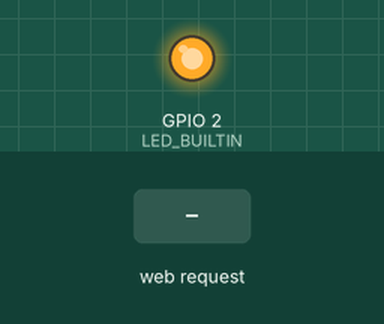
Bench run of a sketch on a simulated ESP8266 (NodeMCU). On the bench: output pins drawn as LEDs (lit = HIGH, except the on-board LED, lit = LOW). The test bench sets the inputs (shaded band). WiFi joins after 1.5 s; servers stay silent unless stated; what the sketch prints to the serial monitor is not drawn.

Above: at 2.7 s.
2.8 s: HTTP request GET /5/off received
At 3.4 s:
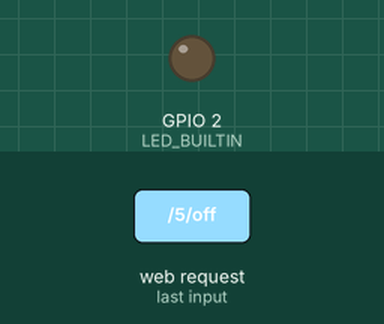
4.3 s: HTTP request GET /5/on received
At 5.7 s:
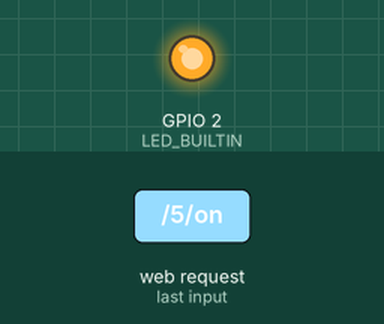
Timing chart, 0 to 7.3 s (numbered marks = the images above; inputs shaded):
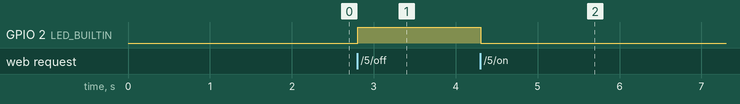

The sketch:

ServeurESP8266Gestion_v1.0.ino
```cpp
/*
 * Nom : ServeurESP8266Gestion_v1.0.ino
 * Code by julfi (MailduJeudi, 15/11/2018
 *
 * Blog: https://weldybox.com/
 *
 * Code de base d'un Serveur WEB avec un ESP8266
 * Ex: Contrôler des lumère, un état.
 *
 * v1.0:
 *
 * - Un interface web avec un CSS
 * - Un panneau de contrôle basique (Bouton ON/OFF)
 * - Un retour sur l'état de l'OUPUT
 *
 */

 #include <ESP8266WiFi.h>

  /*
 * ==============================================================================================
 * Paramètres de connexion à la box.
 * ==============================================================================================
 */

const char* ssid = "";
const char* password = "";

  /*
 * ==============================================================================================
 * Initialisation des paramètres qui nous serviront
 * ==============================================================================================
 */

// Le serveur Web écoute sur le port 80
WiFiServer server(80);

// Variable qui stock le HTTP request header
String header;

// Le status de la LED
String output5State = "off";

//Le code css mis en forme avec le site http://davidjwatts.com/youtube/esp8266/esp-convertHTM.html
String css ="html { font-family: Roboto; display: inline-block; margin: 0px auto; text-align: center; } body strong{ font-size: 20px; } * { -webkit-box-sizing: border-box; -moz-box-sizing: border-box; box-sizing: border-box; } .buttons { margin: 10%; text-align: center; } .btn-hover { width: 200px; font-size: 16px; font-weight: 600; color: #fff; cursor: pointer; margin: 5px; height: 55px; text-align:center; border: none; background-size: 300% 100%; border-radius: 50px; moz-transition: all .4s ease-in-out; -o-transition: all .4s ease-in-out; -webkit-transition: all .4s ease-in-out; transition: all .4s ease-in-out; } .btn-hover:hover { background-position: 100% 0; moz-transition: all .4s ease-in-out; -o-transition: all .4s ease-in-out; -webkit-transition: all .4s ease-in-out; transition: all .4s ease-in-out; } .btn-hover:focus { outline: none; } .btn-hover.color-9 { background-image: linear-gradient(to right, #eb3941, #f15e64, #e14e53, #e2373f); box-shadow: 0 4px 15px 0 rgba(242, 97, 103, .4); } .btn-hover.color-11 { background-image: linear-gradient(to right, #39eb44, #5df07b, #e14e53, #37e23c); box-shadow: 0 5px 15px rgba(96, 241, 106, 0.75); }";

void setup() {
/*
 * ==============================================================================================
 * Déclaration des paramètres de départ
 * ==============================================================================================
 */

  Serial.begin(115200);
  pinMode(LED_BUILTIN, OUTPUT);
  digitalWrite(LED_BUILTIN, LOW);

/*
 * ==============================================================================================
 * Connexion au WIFI
 * ==============================================================================================
 */

  Serial.print("Connexion: ");
  Serial.println(ssid);

  WiFi.begin(ssid, password);


  // Essai de connexion au WIFI
  while (WiFi.status() != WL_CONNECTED) {
    delay(500);
    Serial.print(".");
  }
  Serial.println("");
  Serial.println("WiFi est connecte");
  Serial.println(WiFi.localIP());

  // Lancement du Serveur
  server.begin();
  Serial.println("Serveur est lance");

}
void loop(){

  WiFiClient client = server.available(); // Ecoute et attent l'arrivée de nouveau client

  /*
 * ==============================================================================================
 * Traitement dans le cas ou un nouveau client est connecté
 * ==============================================================================================
 */
  if (client) { // Si un nouveau client se connecté
    Serial.println("New Client.");
    String currentLine = "";
    while (client.connected()) { // On refait cette boucle tant qu'il est conencté
      if (client.available()) {
        char c = client.read();
        Serial.write(c);
        header += c;
        if (c == '\n') {
          if (currentLine.length() == 0) {
  /*
 * ==============================================================================================
 * Ajout du code html de la page
 * ==============================================================================================
 */
            client.println("HTTP/1.1 200 OK"); // Le header HTTP on commence toujours par (e.g. HTTP/1.1 200 OK)
            client.println("Content-type:text/html");
            client.println("Connection: close");
            client.println();

            // Traitement et stokage des états de la requête reçus de l'utilisateur
            if (header.indexOf("GET /5/on") >= 0) {
              Serial.println("LED on");
              output5State = "on";
              digitalWrite(LED_BUILTIN, LOW);
            } else if (header.indexOf("GET /5/off") >= 0) {
              Serial.println("LED off");
              output5State = "off";
              digitalWrite(LED_BUILTIN, HIGH);
            }

            client.println("<!DOCTYPE html><html lang=\"fr\">");
            client.println("<head><meta name=\"viewport\" content=\"width=device-width, initial-scale=1\">");
            client.println("<link rel=\"icon\" href=\"data:,\">");
            client.println("<link href=\"https://fonts.googleapis.com/css?family=Lato\" rel=\"stylesheet\">");
            client.println("<style>");
            client.println(css); //met le CSS ici!
            client.println("</style>");
            client.println("<body><h1>Serveur de gestion des lumi&egrave;res</h1>");

            // On affiche l'état du GPIO
            client.println("<p>Lumi&egrave;re principale - Statue <strong>" + output5State + "</strong></p>");
            client.println("<div class=\"buttons\">");

            // On met en forme le bouton on/off en fonction de l'état du GPIO
            if (output5State=="off") {
              client.println("<p><a href=\"/5/on\"><button class=\"btn-hover color-11\">ON</button></a></p>");
            } else {
              client.println("<p><a href=\"/5/off\"><button class=\"btn-hover color-9\">OFF</button></a></p>");
            }
            client.println("</div>");
            client.println();
            // Break du indique la fin de la boucle
            break;
          } else { // Si on a un nouvelle ligne alors on nettois currentline
            currentLine = "";
          }
        } else if (c != '\r') { // si on a autre chose comme un caractère de transport alors on retourne à la ligne
          currentLine += c; // Enfin, on l'ajoute à la currentline
        }
      }
    }

    // On nettoie le header
    header = "";

    // Fermeture de la connexion
    client.stop();
    Serial.println("Client disconnected.");
    Serial.println("");
  }
}
```

Measured:
- after the input at 2.8 s, GPIO 2 (LED_BUILTIN): LOW → HIGH at once
- after the input at 4.3 s, GPIO 2 (LED_BUILTIN): HIGH → LOW at once
